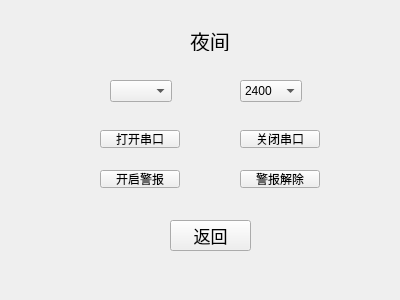
<?xml version="1.0" encoding="UTF-8"?>
<ui version="4.0">
 <class>widget2</class>
 <widget class="QWidget" name="widget2">
  <property name="geometry">
   <rect>
    <x>0</x>
    <y>0</y>
    <width>400</width>
    <height>300</height>
   </rect>
  </property>
  <property name="windowTitle">
   <string>Form</string>
  </property>
  <widget class="QLabel" name="label">
   <property name="geometry">
    <rect>
     <x>190</x>
     <y>30</y>
     <width>71</width>
     <height>21</height>
    </rect>
   </property>
   <property name="font">
    <font>
     <pointsize>15</pointsize>
    </font>
   </property>
   <property name="text">
    <string>夜间</string>
   </property>
  </widget>
  <widget class="QPushButton" name="pushButton">
   <property name="geometry">
    <rect>
     <x>170</x>
     <y>220</y>
     <width>81</width>
     <height>31</height>
    </rect>
   </property>
   <property name="font">
    <font>
     <family>楷体</family>
     <pointsize>13</pointsize>
    </font>
   </property>
   <property name="text">
    <string>返回</string>
   </property>
  </widget>
  <widget class="QPushButton" name="openj">
   <property name="geometry">
    <rect>
     <x>100</x>
     <y>130</y>
     <width>80</width>
     <height>18</height>
    </rect>
   </property>
   <property name="text">
    <string>打开串口</string>
   </property>
  </widget>
  <widget class="QPushButton" name="open">
   <property name="geometry">
    <rect>
     <x>100</x>
     <y>170</y>
     <width>80</width>
     <height>18</height>
    </rect>
   </property>
   <property name="text">
    <string>开启警报</string>
   </property>
  </widget>
  <widget class="QPushButton" name="pushButton_3">
   <property name="geometry">
    <rect>
     <x>240</x>
     <y>130</y>
     <width>80</width>
     <height>18</height>
    </rect>
   </property>
   <property name="text">
    <string>关闭串口</string>
   </property>
  </widget>
  <widget class="QComboBox" name="serialBox">
   <property name="geometry">
    <rect>
     <x>110</x>
     <y>80</y>
     <width>62</width>
     <height>22</height>
    </rect>
   </property>
  </widget>
  <widget class="QComboBox" name="baudrateBox">
   <property name="geometry">
    <rect>
     <x>240</x>
     <y>80</y>
     <width>62</width>
     <height>22</height>
    </rect>
   </property>
   <item>
    <property name="text">
     <string>2400</string>
    </property>
   </item>
   <item>
    <property name="text">
     <string>4800</string>
    </property>
   </item>
   <item>
    <property name="text">
     <string>9600</string>
    </property>
   </item>
   <item>
    <property name="text">
     <string>115200</string>
    </property>
   </item>
  </widget>
  <widget class="QPushButton" name="pushButton_4">
   <property name="geometry">
    <rect>
     <x>240</x>
     <y>170</y>
     <width>80</width>
     <height>18</height>
    </rect>
   </property>
   <property name="text">
    <string>警报解除</string>
   </property>
  </widget>
 </widget>
 <resources/>
 <connections/>
</ui>
